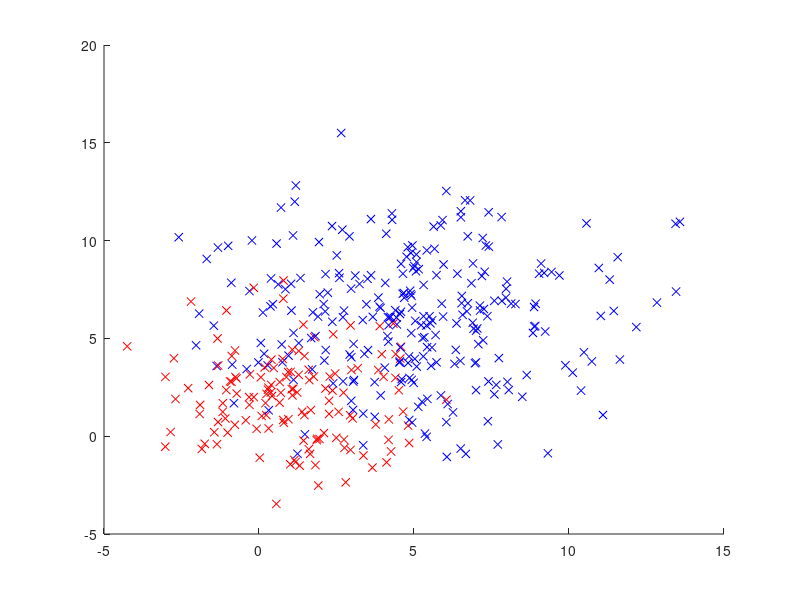

This figure's MATLAB source: (Note: this script raises an error after producing the figure.)
%exMax example script
%Creates 2 normal (gaussian) distributions. Then draw 400 points from either 
%distributions - the Expectation Maximization scipt exMax will
%estimates the parameters. Fascinating.


%first initialize some params:
numPoints=400; %number of samples to draw from one of the 2 gaussians


%%%%%%%%%%%%%%%%%%%%%%%%%%%%%%%%%%%%%%%%
%Create 2 normal distributions in R~2 parameterized by :
%means 3 & 7
Mu=      [1 2 ;5 6];
Sigma =[2 2; 3 3];
myPi=[.3 .7]; %aka mixing coefficients
samples=zeros(400,2); %will hold samples taken from one of the 2 gaussians
figure; hold on;
for i=1:numPoints, %sample from the 2 gaussians
        if rand>myPi(2),
            samples(i,:)=[normrnd(Mu(1,1),Sigma(1,1));normrnd(Mu(1,2),Sigma(1,2))];
            plot(samples(i,1),samples(i,2),'rx');
        else
            samples(i,:)=[normrnd(Mu(2,1),Sigma(2,1));normrnd(Mu(2,2),Sigma(2,2))];
            plot(samples(i,1),samples(i,2),'bx');
        end    
end
%%%%%%%%%%%%%%%%%%%%%%%%%%%%%%%%%%%%%%%%


%Guess some initial parameters to help EM estimate the hidden gaussians' parameters:
newMu= [1 2; 5 6];
newCov=[2 2; 3 3];
newPi=[.5 .5];              

%call EM function, using the correct # of components(2)
[bestU,bestCov,bestPi]=exMax(samples,newMu,newCov,newPi);
disp(strcat('estimated U=',num2str(bestU)));
disp(strcat('estimated Cov=',num2str(bestCov)));
disp(strcat('estimated Pi=',num2str(bestPi)));